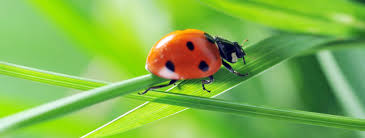
#> input picture lady_bug.jpg, 365 x 138 px
$ python kmeans_clustering_python_1.py
#> lines starting #> are read from the running program, lines starting #| are printed output that depends on the picture; long printed decimals are rounded
from matplotlib import pyplot as plt
from matplotlib.image import imread
import numpy as np
import warnings
from sklearn.cluster import KMeans

# Source: Pixel Perfect: Using K-Means Clustering to Segment Images Like a Pro in Python

warnings.filterwarnings('ignore')

image = imread('lady_bug.jpg')
#> image is the input picture: shape (138, 365, 3); mean R, G, B 129.1, 180.8, 74.7
print('image shape: ',image.shape)
#| image shape:  (138, 365, 3)

plt.imshow(image)
plt.title('Lady bug')
plt.axis('off')
plt.show()

X = image.reshape(-1,3)
print(X.shape)
#| (50370, 3)

kmeans = KMeans(n_clusters = 8).fit(X)

print(kmeans.cluster_centers_)
#| [[138.657 198.168 113.654]
#|  [ 40.740   83.158  42.871]
#|  [170.373 219.794  71.512]
#|  [148.451 218.003  16.454]
#|  [194.864 223.999 174.260]
#|  [ 81.657 150.278  65.707 ]
#|  [118.681 193.215  45.394]
#|  [186.590  70.147  37.424]]

print(kmeans.labels_)
#> (printed output is left out)

segmented_image = kmeans.cluster_centers_[kmeans.labels_]

print(segmented_image)
#> (printed output is left out)

segmented_image = segmented_image.reshape(image.shape)
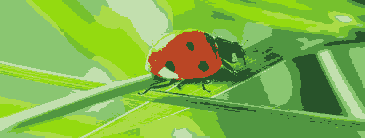
#> segmented_image: shape (138, 365, 3) float64; mean R, G, B 129.1, 180.8, 74.7

# Ensure the pixel values are in the range [0, 1] for floats or [0, 255] for integers
if segmented_image.max() > 1:
    segmented_image = segmented_image / 255.0

print('Segmented image after reshaping and normalizing: ')
print(segmented_image)
#> (printed output is left out)

# Display the segmented image
plt.imshow(segmented_image)
plt.title('Segmented Image')
plt.axis('off')
plt.show()
